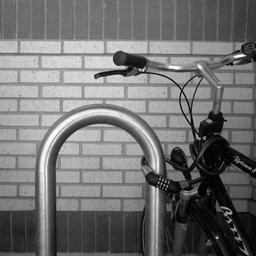
%> input picture codes/ch8_LinearImageProcessingandFiltering/2. Image Subsampling/croppedBike.png, 256 x 256 px
$ octave Subsampling.m   (GNU Octave 9; MATLAB toolbox functions it lacks are replaced by stand-ins)
%> lines starting %> are read from the running program, lines starting %| are printed output that depends on the picture
% EE368/CS232 Digital Image Processing
% Bernd Girod
% Department of Electrical Engineering, Stanford University

% Script by Qiyuan Tian and David Chen
% Example: Subsampling

clear, clc, close all

% Load test image
img = im2double(imread('croppedBike.png'));
%> img: size 256x256 double; min 0, max 1, mean 0.444
[row, col] = size(img);
%> row = 256; col = 256

% Perform subsampling by matrix multiplication
a = eye(row / 2);
b = [1; 0;];
c = [0.5; 0.5];
H1 = kron(a, b);
H2 = kron(a, c);
subImg1 = H1' * img * H1;
subImg2 = H2' * img * H2;

% Show images
subplot(1, 2, 1), imshow(subImg1); title('Method 1');
%> after `imshow(subImg1)`:
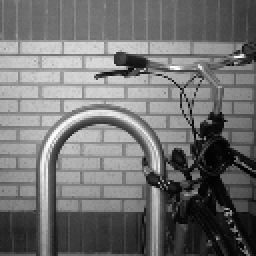
%> displayed picture: size 128x128, on the screen's scale of 0 to 255 (shown 2 times larger); min 0, max 255, mean 113.4
subplot(1, 2, 2), imshow(subImg2); title('Method 2');
%> after `imshow(subImg2)`:
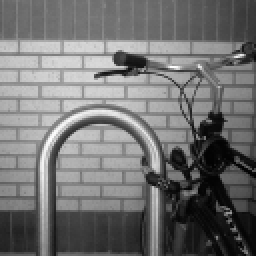
%> displayed picture: size 128x128, on the screen's scale of 0 to 255 (shown 2 times larger); min 2, max 254, mean 113.3

% Save images
imwrite(subImg1, 'Subsampling_subsample_1.png');
imwrite(subImg2, 'Subsampling_subsample_2.png');
